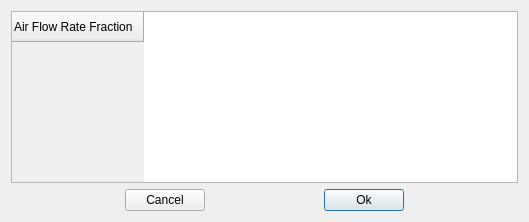
<?xml version="1.0" encoding="UTF-8"?>
<ui version="4.0">
 <class>Form</class>
 <widget class="QWidget" name="Form">
  <property name="windowModality">
   <enum>Qt::WindowModal</enum>
  </property>
  <property name="geometry">
   <rect>
    <x>0</x>
    <y>0</y>
    <width>529</width>
    <height>222</height>
   </rect>
  </property>
  <property name="windowTitle">
   <string>Air Flow Rate Distribution</string>
  </property>
  <layout class="QVBoxLayout" name="verticalLayout">
   <item>
    <widget class="QTableWidget" name="FinTube_Distrubution">
     <property name="sizePolicy">
      <sizepolicy hsizetype="Expanding" vsizetype="Expanding">
       <horstretch>0</horstretch>
       <verstretch>0</verstretch>
      </sizepolicy>
     </property>
     <property name="rowCount">
      <number>1</number>
     </property>
     <row>
      <property name="text">
       <string>Air Flow Rate Fraction</string>
      </property>
     </row>
    </widget>
   </item>
   <item>
    <layout class="QHBoxLayout" name="horizontalLayout">
     <item>
      <spacer name="horizontalSpacer">
       <property name="orientation">
        <enum>Qt::Horizontal</enum>
       </property>
       <property name="sizeHint" stdset="0">
        <size>
         <width>40</width>
         <height>20</height>
        </size>
       </property>
      </spacer>
     </item>
     <item>
      <widget class="QPushButton" name="FinTube_Distrubution_cancel_button">
       <property name="toolTip">
        <string>Cancel</string>
       </property>
       <property name="text">
        <string>Cancel</string>
       </property>
      </widget>
     </item>
     <item>
      <spacer name="horizontalSpacer_2">
       <property name="orientation">
        <enum>Qt::Horizontal</enum>
       </property>
       <property name="sizeHint" stdset="0">
        <size>
         <width>40</width>
         <height>20</height>
        </size>
       </property>
      </spacer>
     </item>
     <item>
      <widget class="QPushButton" name="FinTube_Distrubution_ok_button">
       <property name="toolTip">
        <string>Ok</string>
       </property>
       <property name="text">
        <string>Ok</string>
       </property>
       <property name="default">
        <bool>true</bool>
       </property>
      </widget>
     </item>
     <item>
      <spacer name="horizontalSpacer_3">
       <property name="orientation">
        <enum>Qt::Horizontal</enum>
       </property>
       <property name="sizeHint" stdset="0">
        <size>
         <width>40</width>
         <height>20</height>
        </size>
       </property>
      </spacer>
     </item>
    </layout>
   </item>
  </layout>
 </widget>
 <resources/>
 <connections/>
</ui>
